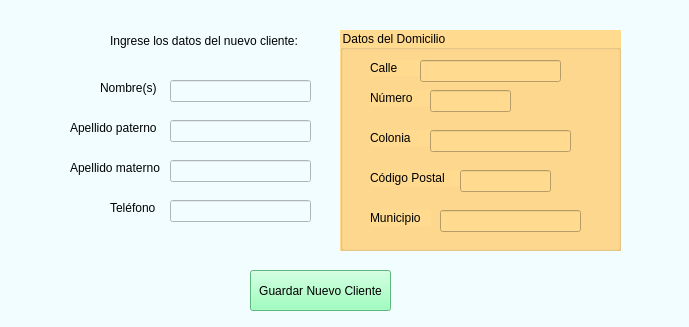
<?xml version="1.0" encoding="UTF-8"?>
<ui version="4.0">
 <class>Form</class>
 <widget class="QWidget" name="Form">
  <property name="geometry">
   <rect>
    <x>0</x>
    <y>0</y>
    <width>689</width>
    <height>327</height>
   </rect>
  </property>
  <property name="windowTitle">
   <string>Registrar Cliente Manualmente</string>
  </property>
  <property name="styleSheet">
   <string notr="true">background-color: rgb(242, 253, 255);</string>
  </property>
  <widget class="QLabel" name="label">
   <property name="geometry">
    <rect>
     <x>110</x>
     <y>30</y>
     <width>201</width>
     <height>21</height>
    </rect>
   </property>
   <property name="text">
    <string>Ingrese los datos del nuevo cliente:</string>
   </property>
  </widget>
  <widget class="QLabel" name="label_2">
   <property name="geometry">
    <rect>
     <x>100</x>
     <y>80</y>
     <width>61</width>
     <height>16</height>
    </rect>
   </property>
   <property name="text">
    <string>Nombre(s)</string>
   </property>
  </widget>
  <widget class="QLabel" name="label_3">
   <property name="geometry">
    <rect>
     <x>70</x>
     <y>120</y>
     <width>91</width>
     <height>16</height>
    </rect>
   </property>
   <property name="text">
    <string>Apellido paterno</string>
   </property>
  </widget>
  <widget class="QLabel" name="label_4">
   <property name="geometry">
    <rect>
     <x>70</x>
     <y>160</y>
     <width>91</width>
     <height>16</height>
    </rect>
   </property>
   <property name="text">
    <string>Apellido materno</string>
   </property>
  </widget>
  <widget class="QLabel" name="label_5">
   <property name="geometry">
    <rect>
     <x>110</x>
     <y>200</y>
     <width>61</width>
     <height>16</height>
    </rect>
   </property>
   <property name="text">
    <string>Teléfono</string>
   </property>
  </widget>
  <widget class="QLineEdit" name="input_nombre">
   <property name="geometry">
    <rect>
     <x>170</x>
     <y>80</y>
     <width>141</width>
     <height>22</height>
    </rect>
   </property>
  </widget>
  <widget class="QLineEdit" name="input_paterno">
   <property name="geometry">
    <rect>
     <x>170</x>
     <y>120</y>
     <width>141</width>
     <height>22</height>
    </rect>
   </property>
  </widget>
  <widget class="QLineEdit" name="input_materno">
   <property name="geometry">
    <rect>
     <x>170</x>
     <y>160</y>
     <width>141</width>
     <height>22</height>
    </rect>
   </property>
  </widget>
  <widget class="QLineEdit" name="input_telefono">
   <property name="geometry">
    <rect>
     <x>170</x>
     <y>200</y>
     <width>141</width>
     <height>22</height>
    </rect>
   </property>
  </widget>
  <widget class="QPushButton" name="btn_guardar">
   <property name="geometry">
    <rect>
     <x>250</x>
     <y>270</y>
     <width>141</width>
     <height>41</height>
    </rect>
   </property>
   <property name="styleSheet">
    <string notr="true">background-color: rgb(130, 255, 172);</string>
   </property>
   <property name="text">
    <string>Guardar Nuevo Cliente</string>
   </property>
  </widget>
  <widget class="QGroupBox" name="groupBox">
   <property name="geometry">
    <rect>
     <x>340</x>
     <y>30</y>
     <width>281</width>
     <height>221</height>
    </rect>
   </property>
   <property name="styleSheet">
    <string notr="true">background-color: rgb(255, 218, 143);</string>
   </property>
   <property name="title">
    <string>Datos del Domicilio</string>
   </property>
   <widget class="QLabel" name="label_9">
    <property name="geometry">
     <rect>
      <x>30</x>
      <y>30</y>
      <width>71</width>
      <height>16</height>
     </rect>
    </property>
    <property name="text">
     <string>Calle</string>
    </property>
   </widget>
   <widget class="QLabel" name="label_10">
    <property name="geometry">
     <rect>
      <x>30</x>
      <y>60</y>
      <width>71</width>
      <height>16</height>
     </rect>
    </property>
    <property name="text">
     <string>Número</string>
    </property>
   </widget>
   <widget class="QLabel" name="label_11">
    <property name="geometry">
     <rect>
      <x>30</x>
      <y>100</y>
      <width>71</width>
      <height>16</height>
     </rect>
    </property>
    <property name="text">
     <string>Colonia</string>
    </property>
   </widget>
   <widget class="QLabel" name="label_12">
    <property name="geometry">
     <rect>
      <x>30</x>
      <y>140</y>
      <width>91</width>
      <height>16</height>
     </rect>
    </property>
    <property name="text">
     <string>Código Postal</string>
    </property>
   </widget>
   <widget class="QLabel" name="label_13">
    <property name="geometry">
     <rect>
      <x>30</x>
      <y>180</y>
      <width>61</width>
      <height>16</height>
     </rect>
    </property>
    <property name="text">
     <string>Municipio</string>
    </property>
   </widget>
   <widget class="QLineEdit" name="txt_calle">
    <property name="geometry">
     <rect>
      <x>80</x>
      <y>30</y>
      <width>141</width>
      <height>22</height>
     </rect>
    </property>
   </widget>
   <widget class="QLineEdit" name="txt_numero">
    <property name="geometry">
     <rect>
      <x>90</x>
      <y>60</y>
      <width>81</width>
      <height>22</height>
     </rect>
    </property>
   </widget>
   <widget class="QLineEdit" name="txt_colonia">
    <property name="geometry">
     <rect>
      <x>90</x>
      <y>100</y>
      <width>141</width>
      <height>22</height>
     </rect>
    </property>
   </widget>
   <widget class="QLineEdit" name="txt_cp">
    <property name="geometry">
     <rect>
      <x>120</x>
      <y>140</y>
      <width>91</width>
      <height>22</height>
     </rect>
    </property>
   </widget>
   <widget class="QLineEdit" name="txt_municipio">
    <property name="geometry">
     <rect>
      <x>100</x>
      <y>180</y>
      <width>141</width>
      <height>22</height>
     </rect>
    </property>
   </widget>
  </widget>
 </widget>
 <resources/>
 <connections/>
</ui>
